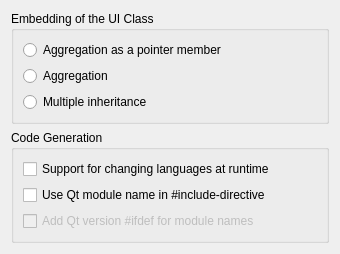
<?xml version="1.0" encoding="UTF-8"?>
<ui version="4.0">
 <class>Designer::Internal::CppSettingsPageWidget</class>
 <widget class="QWidget" name="Designer::Internal::CppSettingsPageWidget">
  <property name="geometry">
   <rect>
    <x>0</x>
    <y>0</y>
    <width>340</width>
    <height>232</height>
   </rect>
  </property>
  <property name="windowTitle">
   <string>Form</string>
  </property>
  <layout class="QVBoxLayout" name="verticalLayout_3">
   <item>
    <widget class="QGroupBox" name="uiclassGroupBox">
     <property name="title">
      <string>Embedding of the UI Class</string>
     </property>
     <property name="checkable">
      <bool>false</bool>
     </property>
     <layout class="QVBoxLayout" name="verticalLayout">
      <item>
       <widget class="QRadioButton" name="ptrAggregationRadioButton">
        <property name="text">
         <string>Aggregation as a pointer member</string>
        </property>
       </widget>
      </item>
      <item>
       <widget class="QRadioButton" name="aggregationButton">
        <property name="text">
         <string>Aggregation</string>
        </property>
       </widget>
      </item>
      <item>
       <widget class="QRadioButton" name="multipleInheritanceButton">
        <property name="text">
         <string>Multiple inheritance</string>
        </property>
       </widget>
      </item>
     </layout>
     <zorder>aggregationButton</zorder>
     <zorder>multipleInheritanceButton</zorder>
     <zorder>ptrAggregationRadioButton</zorder>
    </widget>
   </item>
   <item>
    <widget class="QGroupBox" name="codeGenerationGroupBox">
     <property name="title">
      <string>Code Generation</string>
     </property>
     <layout class="QVBoxLayout" name="verticalLayout_2">
      <item>
       <widget class="QCheckBox" name="retranslateCheckBox">
        <property name="text">
         <string>Support for changing languages at runtime</string>
        </property>
       </widget>
      </item>
      <item>
       <widget class="QCheckBox" name="includeQtModuleCheckBox">
        <property name="text">
         <string>Use Qt module name in #include-directive</string>
        </property>
       </widget>
      </item>
      <item>
       <widget class="QCheckBox" name="addQtVersionCheckBox">
        <property name="enabled">
         <bool>false</bool>
        </property>
        <property name="text">
         <string>Add Qt version #ifdef for module names</string>
        </property>
       </widget>
      </item>
     </layout>
    </widget>
   </item>
   <item>
    <spacer name="verticalSpacer">
     <property name="orientation">
      <enum>Qt::Vertical</enum>
     </property>
     <property name="sizeType">
      <enum>QSizePolicy::MinimumExpanding</enum>
     </property>
     <property name="sizeHint" stdset="0">
      <size>
       <width>0</width>
       <height>0</height>
      </size>
     </property>
    </spacer>
   </item>
  </layout>
 </widget>
 <resources/>
 <connections/>
</ui>
